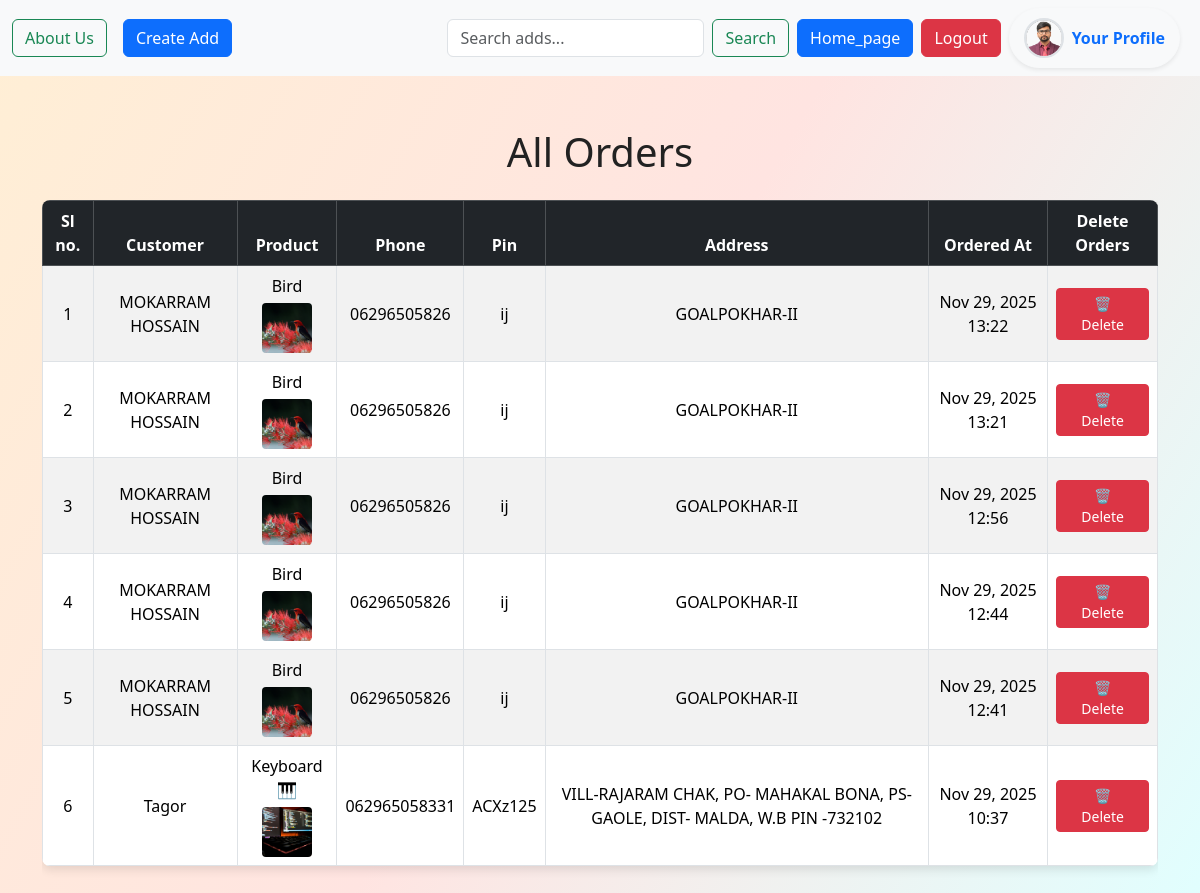
Before: /selling_orders/ (signed in) with the older database file.
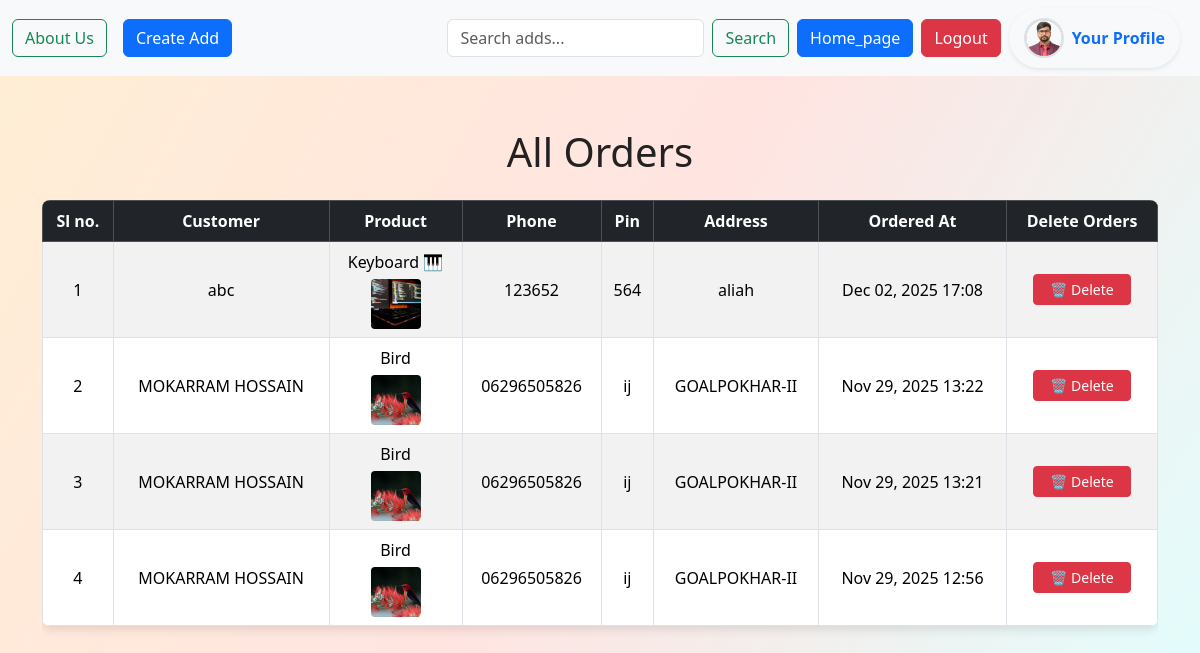
After: the same page with the newer database file.
### tweet/models.py (models this page shows, shortened)
class Order(models.Model):
    user = models.ForeignKey(User, on_delete=models.CASCADE)
    tweet = models.ForeignKey(Tweet, on_delete=models.CASCADE)
    name = models.CharField(max_length=200)
    phone = models.CharField(max_length=20)
    pin = models.CharField(max_length=10)
    address = models.TextField()
    created_at = models.DateTimeField(auto_now_add=True)

class Tweet(models.Model):
    user = models.ForeignKey(User, on_delete=models.CASCADE)
    phone = models.CharField(max_length=20, blank=True, null=True)
    title = models.CharField(max_length=50, blank=True, null=True)
    text = models.TextField(max_length=500)
    photo = models.ImageField(upload_to='photos/', blank=True, null=True)
    created_at = models.DateField(auto_now=True)

### tweet/views.py (the view)
# urls.py: path('selling_orders/', views.selling_orders, name='selling_orders'),
@login_required
def selling_orders(request):
    selling_order = Order.objects.select_related('user', 'tweet') \
        .filter(tweet__user=request.user) \
        .order_by('-created_at')
    return render(request, 'selling_orders.html', {'selling_order': selling_order})

### tweet/templates/selling_orders.html (shortened to what this page needs)
{% extends "layout.html" %}
{% block content %}
<div class="container my-5">
    <h1 class="text-center mb-4">All Orders</h1>
    <div class="table-responsive">
        <table class="table table-striped table-bordered table-hover">
            <thead class="table-dark">
                <tr class="text-center">
                    <th>Sl no.</th>
                    <th>Customer</th>
                    <th>Product</th>
                    <th>Phone</th>
                    <th>Pin</th>
                    <th>Address</th>
                    <th>Ordered At</th>
                    <th>Delete Orders</th>
                </tr>
            </thead>
            <tbody>
                {% for order in selling_order %}
                    <tr class="align-middle">
                        <td class="text-center">{{ forloop.counter }}</td>
                        <td class="text-center">{{ order.name }}</td>
                        <td class="text-center">
                            {{ order.tweet.title }}
                            {% if order.tweet.photo %}
                                <br>
                                <img src="{{ order.tweet.photo.url }}"
                                     style="width:50px; height:50px; object-fit:cover; border-radius:4px; margin-top:5px;">
                            {% endif %}
                        </td>
                        <td class="text-center">{{ order.phone }}</td>
                        <td class="text-center">{{ order.pin }}</td>
                        <td class="text-center">{{ order.address }}</td>
                        <td class="text-center">{{ order.created_at|date:"M d, Y H:i" }}</td>
                        <td class="text-center">
                            <a href="{% url 'selling_orders_delete' order.id %}"
                            class="btn btn-danger btn-sm px-3"
                            onclick="return confirm('Delete this list?');">
                            🗑 Delete
                            </a>
                        </td>
                    </tr>
                {% empty %}
                    <tr>
                        <td colspan="7" class="text-center">No orders yet.</td>
                    </tr>
                {% endfor %}
            </tbody>
        </table>
    </div>
</div>
{% endblock %}

Changed rows visible on the page:
removed Order: name "MOKARRAM HOSSAIN", tweet "Bird", tweet.photo (picture), phone "06296505826", pin "ij", address "GOALPOKHAR-II", created_at "Nov 29, 2025 12:44"
removed Order: name "MOKARRAM HOSSAIN", tweet "Bird", tweet.photo (picture), phone "06296505826", pin "ij", address "GOALPOKHAR-II", created_at "Nov 29, 2025 12:41"
removed Order: name "Tagor", tweet "Keyboard 🎹", tweet.photo (picture), phone "062965058331", pin "ACXz125", address "VILL-RAJARAM CHAK, PO- MAHAKAL BONA, PS- GAOLE, DIST- MALDA, W.B PIN -732102", created_at "Nov 29, 2025 10:37"
added Order: name "abc", tweet "Keyboard 🎹", tweet.photo (picture), phone "123652", pin "564", address "aliah", created_at "Dec 02, 2025 17:08"
